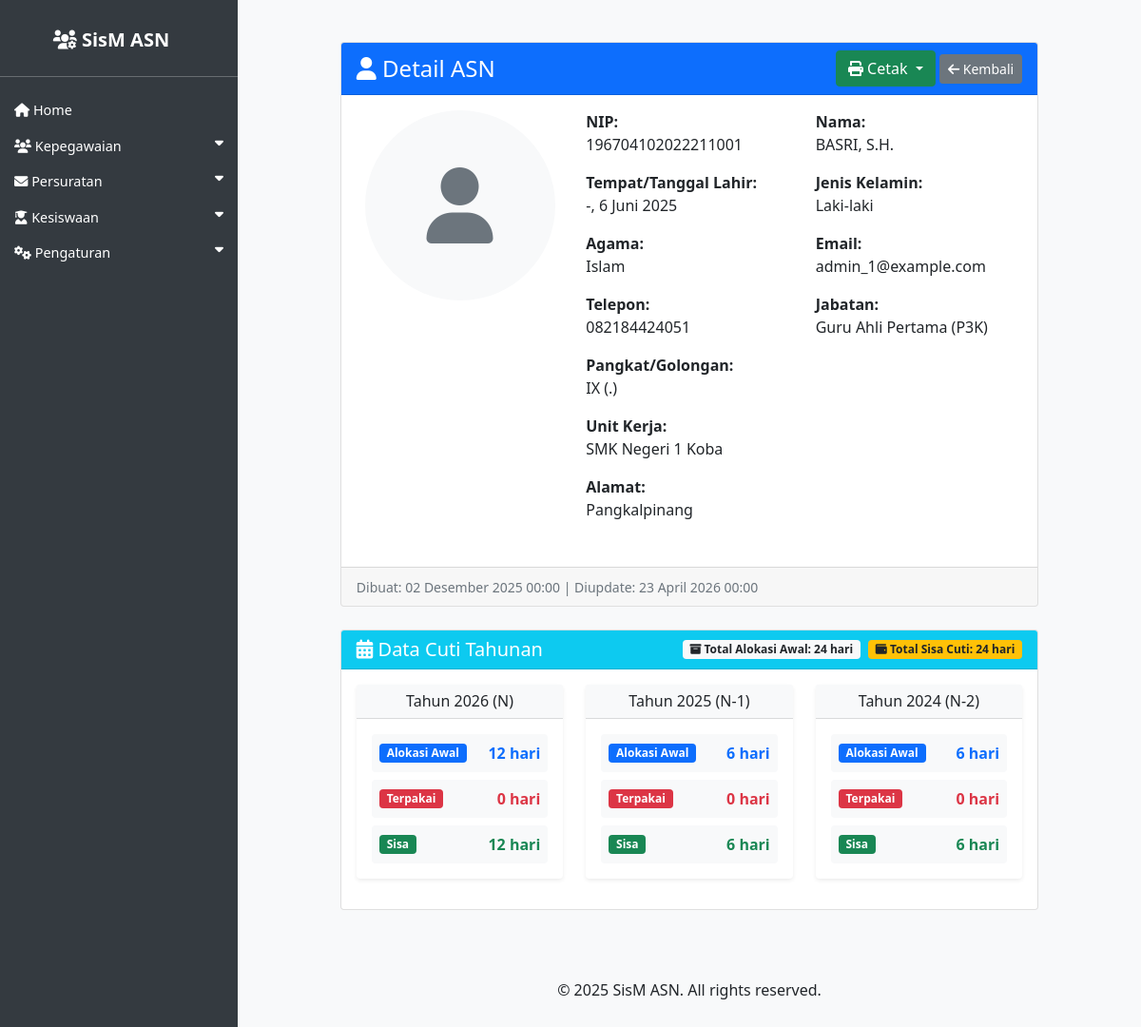
Page /asn/43/ on the earlier database version.
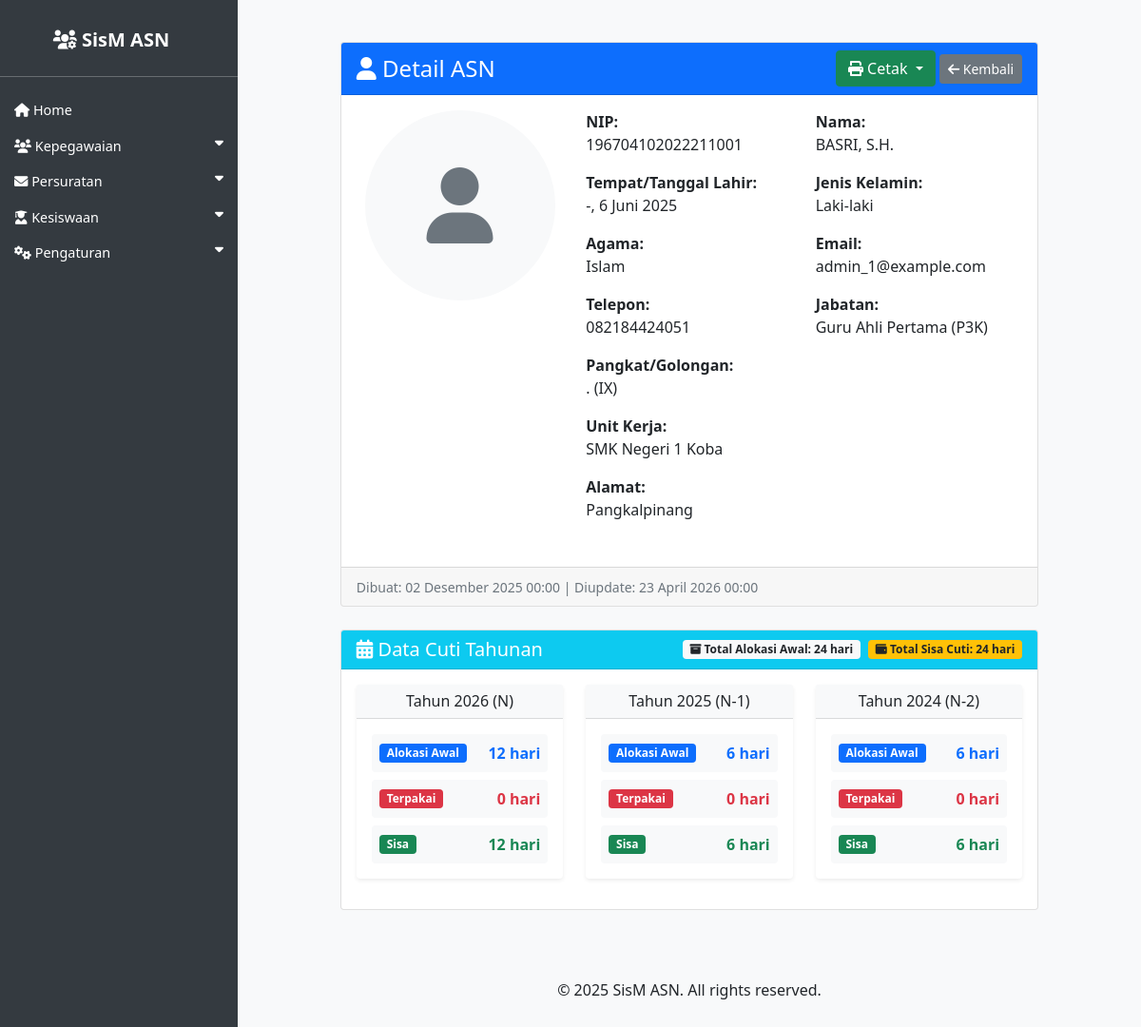
Same page on the later database version.
### asn_app/models.py (models this page shows, shortened)
class ASN(models.Model):
    JENIS_KELAMIN_CHOICES = [
        ('L', 'Laki-laki'),
        ('P', 'Perempuan'),
    ]
    AGAMA_CHOICES = [
        ('ISLAM', 'Islam'),
        ('KRISTEN', 'Kristen'),
        ('KATOLIK', 'Katolik'),
        ('HINDU', 'Hindu'),
        ('BUDDHA', 'Buddha'),
        ('KONGHUCU', 'Konghucu'),
    ]
    nip = models.CharField(max_length=18, unique=True, null=True, blank=True)
    nama = models.CharField(max_length=100)
    tempat_lahir = models.CharField(max_length=50)
    tanggal_lahir = models.DateField()
    jenis_kelamin = models.CharField(max_length=1, choices=JENIS_KELAMIN_CHOICES)
    agama = models.CharField(max_length=10, choices=AGAMA_CHOICES)
    alamat = models.TextField()
    email = models.EmailField()
    telepon = models.CharField(max_length=15)
    jabatan = models.CharField(max_length=100)
    pangkat = models.CharField(max_length=50)
    golongan = models.CharField(max_length=5)
    nama_istri_suami = models.CharField(max_length=100, blank=True, null=True, verbose_name='Nama Istri/Suami')
    unit_kerja = models.CharField(max_length=100)
    foto = models.ImageField(upload_to='asn_fotos/', blank=True, null=True)
    created_at = models.DateTimeField(auto_now_add=True)
    updated_at = models.DateTimeField(auto_now=True)

### asn_app/views.py (the view)
# urls.py: path('<int:pk>/', views.asn_detail, name='asn_detail'),
def asn_detail(request, pk):
    asn = get_object_or_404(ASN, pk=pk)
    current_year = now().year
    from django.db.models import Min, Max
    year_range = SuratCuti.objects.filter(pegawai=asn).aggregate(
        min_year=Min('tanggal_awal__year'),
        max_year=Max('tanggal_awal__year')
    )
    years = []
    for i in range(3):
        years.append(current_year - i)
    try:
        sisa_cuti = SisaCuti.objects.get(pegawai=asn)
    except SisaCuti.DoesNotExist:
        sisa_cuti = None
    leave_data = {}
    total_initial = 0  # Total initial allocation (before deduct)
    total_remaining_after_deduct = 0  # Total remaining after deduct
    for year in years:
        surat_cuti_qs = SuratCuti.objects.filter(
            pegawai=asn,
            tanggal_awal__year=year
        )
        used_days = sum(sc.calculate_effective_leave_days() for sc in surat_cuti_qs)
        if sisa_cuti:
            if year == current_year:
                initial = sisa_cuti.initial_tahun_n
                remaining = sisa_cuti.sisa_tahun_n
            elif year == current_year - 1:
                initial = sisa_cuti.initial_tahun_n_1
                remaining = sisa_cuti.sisa_tahun_n_1
            else:  # current_year - 2
                initial = sisa_cuti.initial_tahun_n_2
                remaining = sisa_cuti.sisa_tahun_n_2
        else:
            initial = 0
            remaining = 0
        total_initial += initial
        total_remaining_after_deduct += remaining
        leave_data[year] = {
            'used': used_days,
            'initial': initial,  # Initial allocation (before deduct)
            'remaining': remaining  # Remaining after deduct
        }
    return render(request, 'asn_app/asn_detail.html', {
        'asn': asn,
        'years': years,
        'leave_data': leave_data,
        'current_year': current_year,
        'total_initial': total_initial,
        'total_remaining_after_deduct': total_remaining_after_deduct
    })

### asn_app/templatetags/indonesian_date_tags.py (called while the page is built)
@register.filter
def dict_get(dictionary, key):
    if dictionary and key in dictionary:
        return dictionary[key]
    return ""

### asn_app/templates/asn_app/asn_detail.html (shortened to what the changed rows need)
{% extends 'asn_app/base.html' %}
{% load i18n %}
{% load indonesian_date_tags %}
{% block content %}
<div class="container mt-4">
    <div class="row">
        <div class="col-lg-10 mx-auto">
            <div class="card">
                <div class="card-body">
                    <div class="row">
                        <div class="col-md-8">
                            <div class="row">
                                <div class="col-sm-6 mb-3">
                                    <strong>NIP:</strong><br>
                                    {{ asn.nip }}
                                </div>
                                <div class="col-sm-6 mb-3">
                                    <strong>Nama:</strong><br>
                                    {{ asn.nama }}
                                </div>
                                <div class="col-sm-6 mb-3">
                                    <strong>Tempat/Tanggal Lahir:</strong><br>
                                    {{ asn.tempat_lahir }}, {{ asn.tanggal_lahir|indonesian_date:"%d %B %Y" }}
                                </div>
                                <div class="col-sm-6 mb-3">
                                    <strong>Jenis Kelamin:</strong><br>
                                    {{ asn.get_jenis_kelamin_display }}
                                </div>
                                <div class="col-sm-6 mb-3">
                                    <strong>Agama:</strong><br>
                                    {{ asn.get_agama_display }}
                                </div>
                                <div class="col-sm-6 mb-3">
                                    <strong>Email:</strong><br>
                                    {{ asn.email }}
                                </div>
                                <div class="col-sm-6 mb-3">
                                    <strong>Telepon:</strong><br>
                                    {{ asn.telepon }}
                                </div>
                                <div class="col-sm-6 mb-3">
                                    <strong>Jabatan:</strong><br>
                                    {{ asn.jabatan }}
                                </div>
                                <div class="col-sm-6 mb-3">
                                    <strong>Pangkat/Golongan:</strong><br>
                                    {{ asn.pangkat }} ({{ asn.golongan }})
                                </div>
                                <div class="col-12 mb-3">
                                    <strong>Unit Kerja:</strong><br>
                                    {{ asn.unit_kerja }}
                                </div>
                                <div class="col-12 mb-3">
                                    <strong>Alamat:</strong><br>
                                    {{ asn.alamat|linebreaks }}
                                </div>
                            </div>
                        </div>
                    </div>
                </div>
                <div class="card-footer text-muted">
                    <small>
                        Dibuat: {{ asn.created_at|indonesian_datetime:"%d %B %Y %H:%M" }} |
                        Diupdate: {{ asn.updated_at|indonesian_datetime:"%d %B %Y %H:%M" }}
                    </small>
                </div>
            </div>
        </div>
    </div>
</div>
{% endblock %}

Differences in the rows shown:
changed ASN "BASRI, S.H.": pangkat "IX" → "."; golongan "." → "IX"
